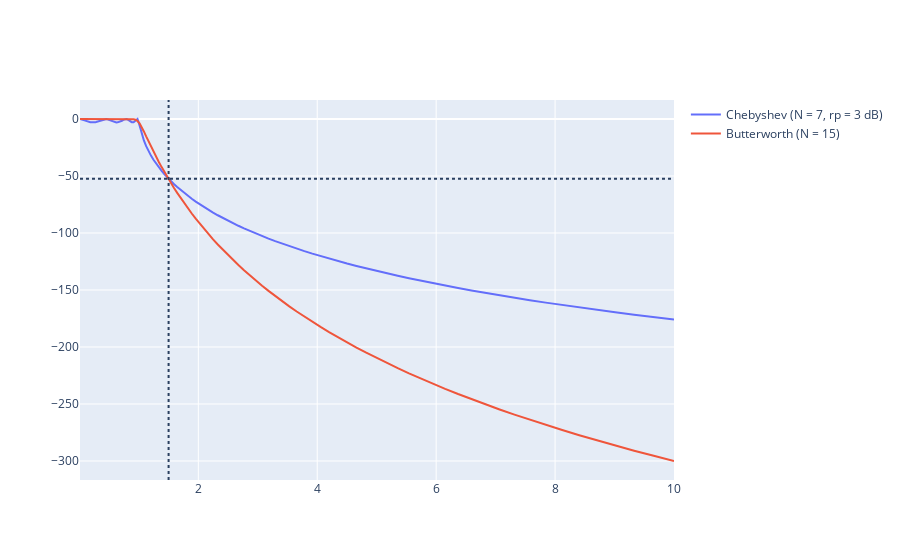

Write notebook code for a chart like this one.
### Markdown cell above
## 3. Сравнение Чебышева и Баттерворта (при одной частоте)

### Code cell
worN = 1.5
w, h = sp.signal.freqs_zpk(*sp.signal.cheb1ap(N = 7, rp = 3.0), worN = worN)
buttN = int(np.round(0.5*np.log10(1/np.abs(h[0])**2 - 1)/np.log10(worN)))
print(f"Fading for Chebyshev at Wn = 1.5: {20*np.log10(np.abs(h[0])):4.1f} dB")
print(f"Order of Butterworth: {buttN}")

w1, h1 = sp.signal.freqs_zpk(*sp.signal.cheb1ap(N = 7, rp = 3.0))
w2, h2 = sp.signal.freqs_zpk(*sp.signal.buttap(N = buttN))
fig = go.Figure(
    [
        go.Scatter(x = w1, y = 20*np.log10(np.abs(h1)), name = "Chebyshev (N = 7, rp = 3 dB)"),
        go.Scatter(x = w2, y = 20*np.log10(np.abs(h2)), name = f"Butterworth (N = {buttN})"),    
    ]
)
fig.add_vline(x = worN, line_dash = "dot")
fig.add_hline(y = 20*np.log10(np.abs(h[0])), line_dash = "dot")
fig.show()

### Figure 1 — Plotly figure (JSON) as saved in the notebook; plotly's stock layout.template omitted (floating-point values rounded to 4 significant figures; data arrays with more than 128 entries replaced by an {"elided": "..."} marker saying what was removed)
{"data": [{"name": "Chebyshev (N = 7, rp = 3 dB)", "type": "scatter", "x": {"elided": "200 float values"}, "y": {"elided": "200 float values"}}, {"name": "Butterworth (N = 15)", "type": "scatter", "x": {"elided": "200 float values"}, "y": {"elided": "200 float values"}}], "layout": {"shapes": [{"line": {"dash": "dot"}, "type": "line", "x0": 1.5, "x1": 1.5, "xref": "x", "y0": 0, "y1": 1, "yref": "y domain"}, {"line": {"dash": "dot"}, "type": "line", "x0": 0, "x1": 1, "xref": "x domain", "y0": -52.48, "y1": -52.48, "yref": "y"}]}}
